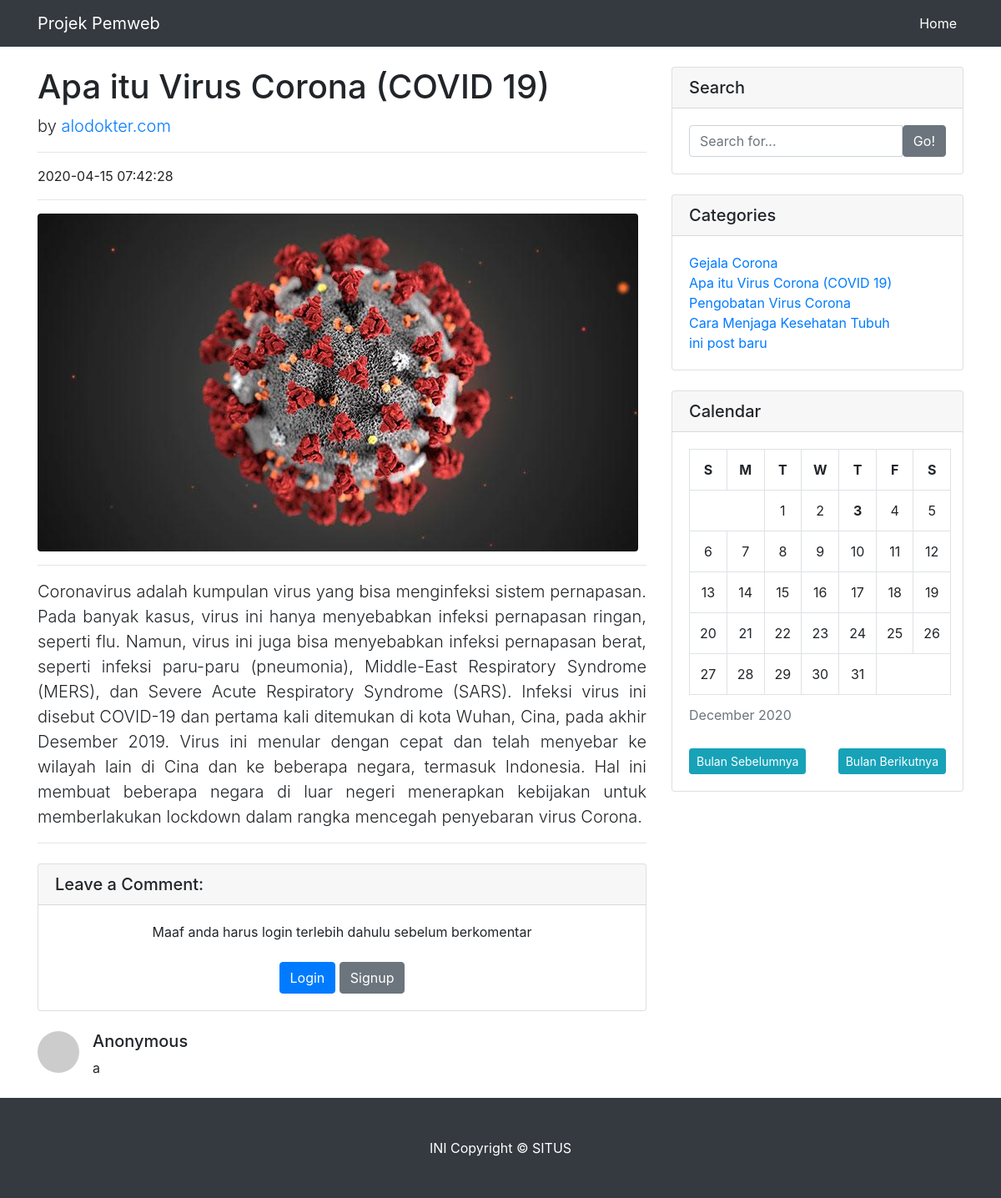
/homepage/data_ID/2, run on the app's committed database.
### tables this page shows
CREATE TABLE `artikel` (
  `id` int(9) NOT NULL,
  `artikel_penulis` varchar(100) NOT NULL,
  `artikel_judul` varchar(100) NOT NULL,
  `artikel_isi` text NOT NULL,
  `artikel_waktu` timestamp NOT NULL DEFAULT current_timestamp() ON UPDATE current_timestamp(),
  `path_gambar` varchar(255) DEFAULT NULL
);

CREATE TABLE `komentar` (
  `idArtikel` int(11) NOT NULL,
  `idKomentar` int(11) NOT NULL,
  `nama` varchar(30) NOT NULL,
  `isi` text NOT NULL
);

### index.php (called while the page is built, shortened)
<?php
require_once BASEPATH.'core/CodeIgniter.php';

### application/models/m_artikel.php (called while the page is built, shortened)
<?php
class M_artikel extends CI_Model
{
	public function tampil_data()
	{
		return $this->db->get('artikel')->result_array();
	}
	public function tampil_dataID($id)
	{
		return $this->db->get_where('artikel' , ['id' => $id])->row_array();
	}
	public function tampil_komentar($id)
	{
		return $this->db->get_where('komentar' , ['idArtikel' => $id])->result_array();
	}
}

### application/views/template/artikel/widget.php (the view)
    <div class="col-md-4">
      <div class="card my-4">
        <h5 class="card-header">Search</h5>
        <div class="card-body">
          <form action="<?php echo base_url() . 'homepage/cariArtikel' ?>" method="post">
          <div class="input-group">
            <input type="text" class="form-control" placeholder="Search for..." name="cari">
            <span class="input-group-btn">
              <button class="btn btn-secondary" type="submit">Go!</button>
            </span>
          </div>
        </form>
        </div>
      </div>
      <div class="card my-4">
        <h5 class="card-header">Categories</h5>
        <div class="card-body">
          <div class="row">
            <div class="col-lg-12">
              <ul class="list-unstyled mb-0">
                <?php foreach ($allData as $data) : ?>
                  <li>
                    <a href="<?= base_url(); ?>homepage/data_ID/<?= $data['id']; ?>"><?= $data['artikel_judul']; ?></a>
                  </li>
                <?php endforeach; ?>
              </ul>
            </div>
          </div>
        </div>
      </div>
      <div class="card my-4">
        <h5 class="card-header">Calendar</h5>
        <div class="card-body">
          <div id="calendar">
            <?php $controller->kalender(0); ?>
          </div>
          <button class="btn btn-info btn-sm" style="float: left;" id="bs">Bulan Sebelumnya</button>
          <button class="btn btn-info btn-sm" style="float: right;" id="bb">Bulan Berikutnya</button>
        </div>
      </div>
    </div>
  </div>
</div>

### application/views/template/artikel/header.php (shortened to what this page needs)
<!DOCTYPE html>
<html lang="en">
<head>
  <link href="<?php echo base_url() ?>asset/vendor/bootstrap/css/bootstrap.min.css" rel="stylesheet">
  <link href="<?php echo base_url() ?>asset/css/blog-post.css" rel="stylesheet">
</head>
<body>
  <nav class="navbar navbar-expand-lg navbar-dark bg-dark fixed-top">
    <div class="container">
      <a class="navbar-brand" href="#">Projek Pemweb</a>
      <div class="collapse navbar-collapse" id="navbarResponsive">
        <ul class="navbar-nav ml-auto">
          <li class="nav-item active">
            <a class="nav-link" href="<?php echo base_url() ?>">Home
            </a>
        </ul>
      </div>
    </div>
  </nav>

### application/views/artikel.php (shortened to what this page needs)
<div class="container">
  <div class="row">
    <div class="col-lg-8">
      <h1 class="mt-4"><?= $artikel['artikel_judul'] ?></h1>
      <p class="lead">
        by
        <a href="#"><?= $artikel['artikel_penulis'] ?></a>
      </p>
      <hr>
      <p><?= $artikel['artikel_waktu'] ?></p>
      <hr>
      <img class="img-fluid rounded" src="<?php echo base_url() ?>asset/<?= $artikel['path_gambar'] ?>" alt="">
      <hr>
      <p class="lead" id="cont"><?= $artikel['artikel_isi'] ?></p>
      <hr>
      <div class="card my-4">
        <h5 class="card-header">Leave a Comment:</h5>
        <?php if ($username == '') {
          echo '
          <div class="card-body text-center" id="login_signup">
          Maaf anda harus login terlebih dahulu sebelum berkomentar </br></br>
          <button type="button" class="btn btn-primary" id="btnLogin">
          Login
          </button>
          <button type="button" class="btn btn-secondary" id="btnSignup">
          Signup
          </button>
          ';
          } ?>
          </div>
      </div>
      <?php foreach ($komen as $data) : ?>
        <div class="media mb-4">
          <img class="d-flex mr-3 rounded-circle" src="http://placehold.it/50x50" alt="">
          <div class="media-body">
            <h5 class="mt-0"><?= $data['nama'] ?></h5>
            <?= $data['isi'] ?>
          </div>
        </div>
      <?php endforeach; ?>
    </div>

### application/controllers/homepage.php (shortened to what this page needs)
<?php
class Homepage extends CI_Controller
{
	public function data_ID($id)
	{
		if (isset($_SESSION['email']) && isset($_SESSION['password'])) {
			$rs = $this->m_artikel->get_user();
			foreach ($rs as $data) {
				if ($_SESSION['email'] == $data['email'] && $_SESSION['password'] == $data['password']) {
					$username = $data['username'];
				}
			}
		} else {
			$username = '';
		}
		$rs = $this->m_artikel->tampil_dataID($id);
		$data['artikel'] = $rs;
		$data['judul']	 = $rs['artikel_judul'];
		$data['allData'] = $this->m_artikel->tampil_data();
		$data['komen']	 = $this->m_artikel->tampil_komentar($id);
		$data['username'] = $username;
		$data['controller'] = $this;
		$this->load->view('template/artikel/header', $data);
		$this->load->view('artikel', $data);
		$this->load->view('template/artikel/widget', $data);
		$this->load->view('template/artikel/footer');
	}
	public function kalender($i)
	{
		function build_calendar($month, $year)
		{
			$daysOfWeek = array('S', 'M', 'T', 'W', 'T', 'F', 'S');
			$firstDayOfMonth = mktime(0, 0, 0, $month, 1, $year);
			$numberDays = date('t', $firstDayOfMonth);
			$dateComponents = getdate($firstDayOfMonth);
			$monthName = $dateComponents['month'];
			$dayOfWeek = $dateComponents['wday'];
			$calendar = "<table class='calendar table table-condensed table-bordered'>";
			$calendar .= "<caption>$monthName $year</caption>";
			$calendar .= "<tr>";
			foreach ($daysOfWeek as $day) {
				$calendar .= "<th class='header'>$day</th>";
			}
			$currentDay = 1;
			$calendar .= "</tr><tr>";
			if ($dayOfWeek > 0) {
				$calendar .= "<td colspan='$dayOfWeek'>&nbsp;</td>";
			}
			$month = str_pad($month, 2, "0", STR_PAD_LEFT);
			while ($currentDay <= $numberDays) {
				if ($dayOfWeek == 7) {
					$dayOfWeek = 0;
					$calendar .= "</tr><tr>";
				}
				$currentDayRel = str_pad($currentDay, 2, "0", STR_PAD_LEFT);
				$date = "$year-$month-$currentDayRel";
				if (date('Y-m-d') == $date) {
					$calendar .= "<td class='day success' rel='$date'><b>$currentDay</b></td>";
				} else {
					$calendar .= "<td class='day' rel='$date'>$currentDay</td>";
				}
				$currentDay++;
				$dayOfWeek++;
			}
			if ($dayOfWeek != 7) {
				$remainingDays = 7 - $dayOfWeek;
				$calendar .= "<td colspan='$remainingDays'>&nbsp;</td>";
			}
			$calendar .= "</tr>";
			$calendar .= "</table>";
			return $calendar;
		}
		$tanggal = getdate();
		$bulan = $tanggal['mon'];
		$tahun = $tanggal['year'];
		if (isset($_SESSION['i'])) {
			$i = $_SESSION['i'];
			$bulan += $i;
		}
		$calendar = build_calendar($bulan, $tahun);
		$calendar = '<div style="width:200px">' . $calendar . '</div>';
		$calendar .= '<style type="text/css">table tbody tr td, table tbody tr th { text-align: center; }</style>';
		echo $calendar;
	}
}

### application/views/template/artikel/footer.php (shortened to what this page needs)
<footer class="py-5 bg-dark">
  <div class="container">
    <p class="m-0 text-center text-white">INI Copyright &copy; SITUS</p>
  </div>
</footer>
</body>
</html>

### asset/css/blog-post.css (style rules this page uses)
body { padding-top: 56px; }

### application/views/template/artikel/header.php (style rules this page uses)
p { text-align: justify; }
ul { text-align: justify; }

### application/controllers/homepage.php (style rules this page uses)
table tbody tr td, table tbody tr th { text-align: center; }

### data on the page
artikel: artikel_judul "Apa itu Virus Corona (COVID 19)", artikel_penulis "alodokter.com", artikel_waktu "2020-04-15 07:42:28", artikel_isi "Coronavirus adalah kumpulan virus yang bisa menginfeksi sistem pernapasan. Pada banyak kasus, virus ini hanya menyebabkan infeksi pernapasan ringan, seperti flu. Namun, virus ini juga bisa menyebabkan infeksi pernapasan berat, seperti infeksi paru-paru (pneumonia), Middle-East Respiratory Syndrome (MERS), dan Severe Acute Respiratory Syndrome (SARS). Infeksi virus ini disebut COVID-19 dan pertama kali ditemukan di kota Wuhan, Cina, pada akhir Desember 2019. Virus ini menular dengan cepat dan telah menyebar ke wilayah lain di Cina dan ke beberapa negara, termasuk Indonesia. Hal ini membuat beberapa negara di luar negeri menerapkan kebijakan untuk memberlakukan lockdown dalam rangka mencegah…"
komentar: nama "Anonymous", isi "a"
artikel: artikel_judul "Gejala Corona"
artikel: artikel_judul "Pengobatan Virus Corona"
artikel: artikel_judul "Cara Menjaga Kesehatan Tubuh"
artikel: artikel_judul "ini post baru"

### other printed values
$monthName "December"
$year "2020"
$day "S"
$day "M"
$day "T"
$day "W"
$day "F"
